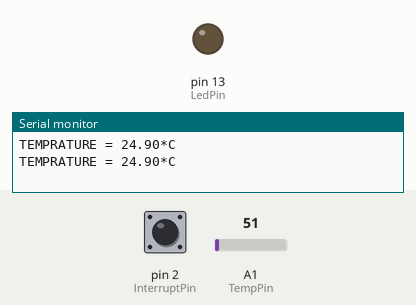
Recording of a sketch running on a simulated Arduino Uno, built with avr-gcc and run on an emulated ATmega328P. On the bench: output pins drawn as LEDs (lit = HIGH), the last lines printed to the serial monitor. The test bench sets the inputs (shaded band); at power-on: pin 2 (InterruptPin) HIGH, A1 (TempPin) = 51.

Above: at 6.8 s.
6.9 s: pin 2 (InterruptPin) pulled LOW for 3 s
At 7.8 s:
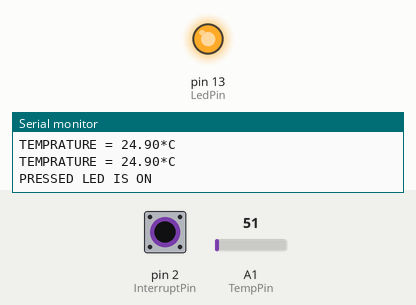
Timing chart, 0 to 11.5 s (numbered marks = the images above; inputs shaded):
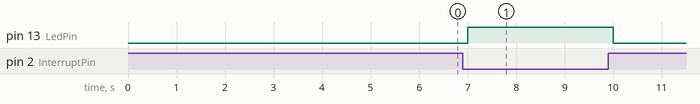

Measured:
- after the input at 6.9 s, pin 13 (LedPin): LOW → HIGH after 0.10 s, → LOW 3.0 s later

The sketch:

PROJECT.ino
```cpp
#include"TimerOne.h"
#include"Data_types.h"
#include"TempSensor.h"
#include"Scheduler.h"
#include"Debouncing.h"
const uint8 LedPin = 13;                                                            //Pin 13 is connected to led
const uint8 InterruptPin = 2;                                                       //Switch is connected to pin 2 external interrupt
uint8 TempPin=1;                                                                    //Temperature sensor is connected to pin A1
void setup() {
  // put your setup code here, to run once:
  Timer1.initialize(250000);                                                         //Defining the tick of system(250ms)
  Timer1.attachInterrupt(Scheduler);                                                 //Attaching call back function to the timer interrupt which is Scheduler()
  analogReference(DEFAULT);                                                          //VREF to ADC is 5V
  Serial.begin(9600);                                                                //Setting baud rate to 9600 for UART
  pinMode(LedPin, OUTPUT);                                                           //Setting pin 13 as output pin which us connected to led
  pinMode(InterruptPin, INPUT_PULLUP);                                               //Setting pin 2 which is connected to the switch as input pull up
  attachInterrupt(digitalPinToInterrupt(InterruptPin), UnlockTask, CHANGE);          //Attaching call back function to external interrupt which is UnlockTask()
  CreateTask(11,TempSenTask,0);                                                      //Creating rask for temperature sensor which is called by the scheduler each 3seconds
  CreateTask(0,Debounceing,1);                                                       //Creating task for the bouncing of switch which is called each 250ms
  CreateTask(0,DisplayLedTask,2);                                                    //Creating task for displaying the led state which is called each 500ms

}

void loop() {
  // put your main code here, to run repeatedly:

}
void UnlockTask(void) {
  TaskFlag=1;                                                                       //Task flag to unlock the task of Debouncing()
}
```

Data_types.h
```cpp
/*H**********************************************************************
* FILENAME :        Data_types.h
*
* DESCRIPTION :
*       Data types used in the project
*
* AUTHOR :    Kamal EL Din
*
*
*H*/
#ifndef DATA_TYPES_H_
#define DATA_TYPES_H_
#include <stdio.h>
typedef unsigned char              uint8;
typedef signed char                sint8;
typedef unsigned short int         uint16;
typedef signed short  int          sint16;
typedef unsigned long int          uint32;
typedef signed long     int        sint32;
typedef volatile unsigned long     vu32;
#endif /* DATA_TYPES_H_ */
```

Debouncing.cpp
```cpp
#include"Debouncing.h"
uint8 TaskFlag;

/**
 *  Debouncing()
 *  this task is used to solve the problem of switch bouncing
 *  tis task is called each 250 ms
 *  the state of the switch is update when the reading of switch is HIGH or LOW for 2 ticks
*/
extern void Debounceing(void)
{
  static uint8 Counter_High=0;
  static uint8 Counter_Low=0;
  static uint8 state=0;
  if(TaskFlag==1)
  {
  switch(state)
  {
    case NotPressed:
    if(digitalRead(2)==Pressed)
    {
      state=debouncing;
    }
    break;
    case Pressed:
    if(digitalRead(2)==NotPressed)
    {
      state=debouncing;
    }
    case debouncing:
    if(digitalRead(2)==Pressed)
    {
      Counter_High++;
      Counter_Low=0;

    }
    if(digitalRead(2)==NotPressed)
    {
      Counter_Low++;
      Counter_High=0;

    }
      if(Counter_High==1)
    {
      state= Pressed;
      Counter_High=0;
      Counter_Low=0;
      LedState=On;
    }
    if(Counter_Low==1)
    {
      state=NotPressed;
      Counter_Low=0;
      Counter_High=0;
      LedState=Off;
    }

    break;
    }
  }
}
```

Debouncing.h
```cpp
/*H**********************************************************************
* FILENAME :        Debouncing.h
*
* DESCRIPTION :
*                  Debouncing routines.
*
* PUBLIC FUNCTIONS :
*       extern void Debounceing(void);
*
* NOTES :
*       This function to solve the problem of bouncing of switch contains a state machine to solve it.
*
* AUTHOR :    Kamal EL Din
*
*
*H*/
#ifndef DEBOUNCING_H_
#define DEBOUNCING_H_
#include"Data_types.h"
#include"DisplayLed.h"
#include <Arduino.h>
#define Pressed    0
#define NotPressed 1
#define debouncing 2
extern  uint8 TaskFlag;                                 //Global flag to unlock the task of debouncing when an interrupt is fired
extern void Debounceing(void);
#endif
```

DisplayLed.cpp
```cpp
#include"DisplayLed.h"
uint8 LedState=Off;
/**
 *  DisplayLedTask()
 *  this task is used to display the led state on the serial monito and pin 13
 *  this task is called each 500 ms
 *  this task gets the readings of switch from Debouncing task ,it compares it with the old readings and if the readings are different it displays the new reading
*/
extern void DisplayLedTask(void)
{
  static uint8 OldLedState=Off;
  static uint8 NewLedState=Off;
  NewLedState=LedState;
  if(OldLedState!=NewLedState)
  {
    OldLedState=NewLedState;
     switch(LedState)
  {
    case On:
     digitalWrite(13,HIGH);
     Serial.print("PRESSED");
     Serial.print(" LED IS ON");
     Serial.println();
    break;
    case Off:
    digitalWrite(13,LOW);
    Serial.print("NOT PRESSED");
    Serial.print(" LED IS OFF");
    Serial.println();
    break;


  }

  }

}
```

DisplayLed.h
```cpp
/*H**********************************************************************
* FILENAME :        DisplayLed.h
*
* DESCRIPTION :
*                displaying led states routines.
*
* PUBLIC FUNCTIONS :
*       extern void DisplayLedTask(void);
*
* NOTES :
*       This function to display the led state on the serial monitor and the led 13
*
* AUTHOR :    Kamal EL Din
*
*
*H*/
#ifndef DISPLAYLED_H_
#define DISPLAYLED_H_
#include"Data_types.h"
#include <Arduino.h>
#define On  0
#define Off 1
extern uint8 LedState;                              //Global flag indicates the led state
extern void DisplayLedTask(void);
#endif
```

Scheduler.cpp
```cpp
#include"Scheduler.h"
Task SystemTask[3];         //Array of structure
/**
 *  extern void CreateTask(uint8 Periodicity,void(*Ptr)(void),uint8 Priority)
 *  Parameters:
 *  task periority
 *  task Periodicity
 *  pointer to the fuction of task
 *  this task is called to  create a task in the system
 *  it is called only once for each task
*/
extern void CreateTask(uint8 Periodicity,void(*Ptr)(void),uint8 Priority)
{
  SystemTask[Priority].Periodicity=Periodicity;
  SystemTask[Priority].ptr=Ptr;
  SystemTask[Priority].Delay=Periodicity;
}
/**
 *  extern void Scheduler(void)
 *  this fuction is called when an interrupt is fired by timer one to excute the tasks according to ther periorities and periodicity
*/

extern void Scheduler(void)
{
  uint8 Counter;
  for(Counter=0;Counter<=2;Counter++)
  {
    if(SystemTask[Counter].Delay==0)
    {
      SystemTask[Counter].ptr();
      SystemTask[Counter].Delay=SystemTask[Counter].Periodicity;
    }
    else
    {
      SystemTask[Counter].Delay--;
    }

  }
}
```

Scheduler.h
```cpp
/*H**********************************************************************
* FILENAME :        Scheduler.h
*
* DESCRIPTION :
*                Scheduling routines.
*
* PUBLIC FUNCTIONS :
*       extern void CreateTask(uint8 Periodicity,void(*Ptr)(void),uint8 Priority);
*       extern void Scheduler(void);
*
* AUTHOR :    Kamal EL Din
*
*
*H*/

#ifndef SCHEDULER_H_
#define SCHEDULER_H_
#include"Data_types.h"
typedef struct{
  uint8 Periodicity;
  void (*ptr)(void);
  uint8 Delay;
}Task;
extern void CreateTask(uint8 Periodicity,void(*Ptr)(void),uint8 Priority);
extern void Scheduler(void);
#endif
```

TempSensor.cpp
```cpp
#include"TempSensor.h"
/**
 *  extern uint16 ReadTemp(void)-returns ADC reading
 *  this task is used to solve the problem of switch bouncing
*/
extern uint16 ReadTemp(void)
{
  uint8  TempPin=1;
  uint16 AdcReading;
  AdcReading=analogRead(TempPin);
  return AdcReading;
}
/**
 *  extern void TempDisplay(uint16 AdcReading)
 *  this function is used to convert ADC reading into temperature in Celisious
 *  it is also used to display the temperature reading on the seria monitor
*/
extern void TempDisplay(uint16 AdcReading)
{
  float mv = ( AdcReading/1024.0)*5000;
  float cel = mv/10;
  Serial.print("TEMPRATURE = ");
  Serial.print(cel);
  Serial.print("*C");
  Serial.println();
}
/**
 *  extern void TempSenTask(void)
 *  this task is called each 3 seconds to get reading of ADC and to display the temperature sensor reading
*/
extern void TempSenTask(void)
{
  uint16 AdcVal;
  AdcVal=ReadTemp();
  TempDisplay(AdcVal);

}
```

TempSensor.h
```cpp
/*H**********************************************************************
* FILENAME :        TempSensor.h
*
* DESCRIPTION :
*                ADC reading  routines.
*
* PUBLIC FUNCTIONS :
*       extern uint16 ReadTemp(void);
*       extern void TempDisplay(uint16 AdcReading);
*       extern void TempSenTask(void);
*
* NOTES :
*       This file contains routines to get ADC reading,diaplay temperature on serial monitor and task which is called each 3seconds to get the reading of ADC and to Display it on serial moitor
* AUTHOR :    Kamal EL Din
*
*
*H*/
#ifndef TEMPSENSOR_H_
#define TEMPSENSOR_H_
#include"Data_types.h"
#include <Arduino.h>
extern uint16 ReadTemp(void);
extern void TempDisplay(uint16 AdcReading);
extern void TempSenTask(void);
#endif /* TEMPSENSOR_H_ */
```
